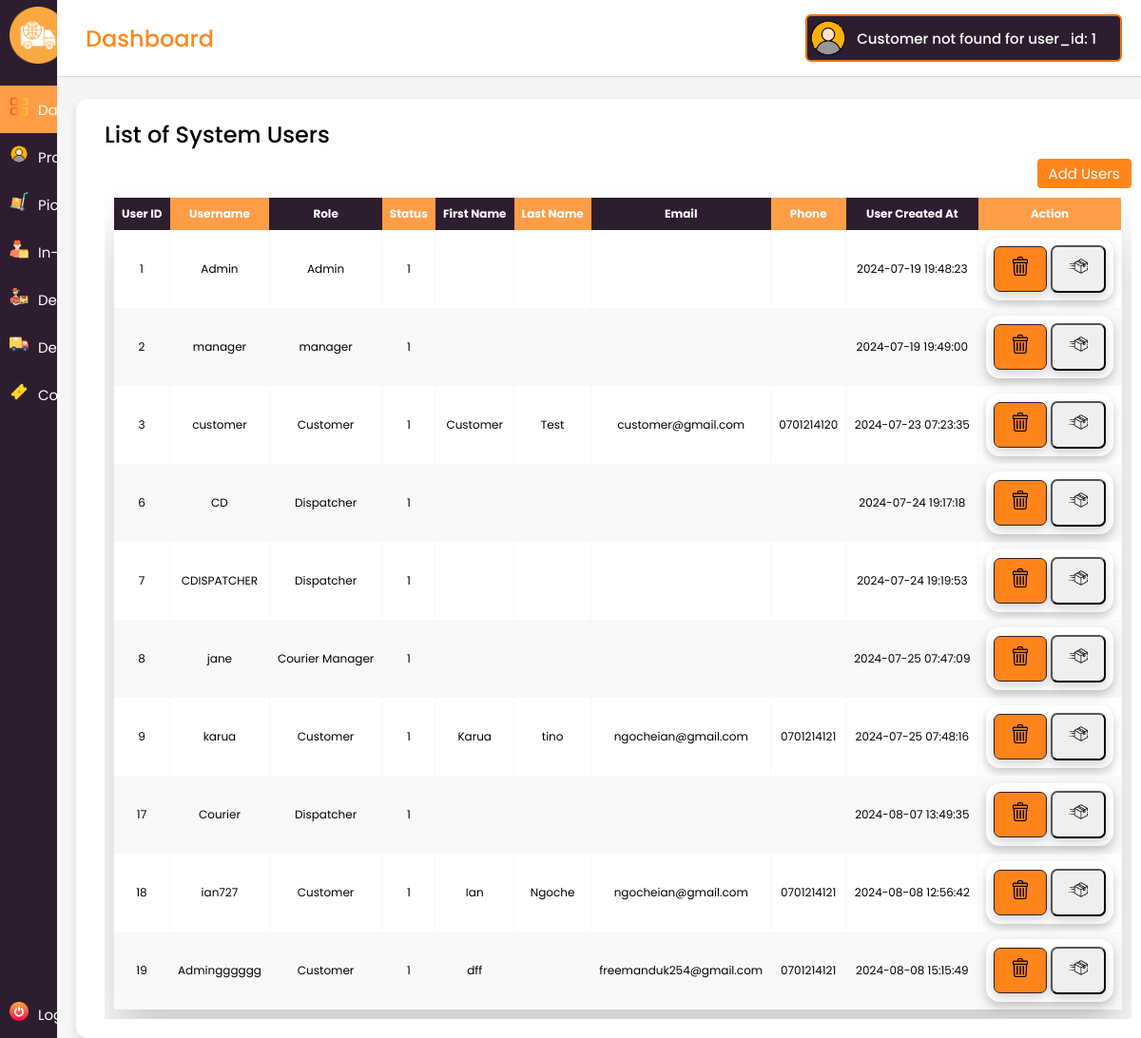
The page /main/courier/all_customers.php (signed in) on the database its author committed.
### tables this page shows
CREATE TABLE `users_tbl` (
  `id` int(11) NOT NULL,
  `role` varchar(255) NOT NULL,
  `username` varchar(50) NOT NULL,
  `password` varchar(255) NOT NULL,
  `created_at` timestamp NOT NULL DEFAULT current_timestamp(),
  `Status` int(11) DEFAULT NULL
);

CREATE TABLE `customers` (
  `id` int(11) NOT NULL,
  `user_id` int(11) NOT NULL,
  `first_name` varchar(50) NOT NULL,
  `last_name` varchar(50) NOT NULL,
  `email` varchar(100) NOT NULL,
  `phone` varchar(20) DEFAULT NULL,
  `created_at` timestamp NOT NULL DEFAULT current_timestamp()
);

### main/courier/all_customers.php (the view)
<?php
include('includes/header.php');
$sql = "
SELECT
    users_tbl.id AS user_id,
    users_tbl.username,
    users_tbl.role,
    users_tbl.status,
    customers.first_name,
    customers.last_name,
    customers.email,
    customers.phone,
    users_tbl.created_at AS user_created_at
FROM
    users_tbl
LEFT JOIN
    customers
ON
    users_tbl.id = customers.user_id
ORDER BY
    users_tbl.id ASC";
$result = $conn->query($sql);
?>
<div class="main-box">
    <div class="section-box box">
        <div class="title-box">List of System Users</div>
        <div class="box-details">
            <ul class="details">
                <li class="topic">
                    <div class="button">
                        <a href="add_customer.php">Add Users</a>
                    </div>
                </li>
                <div class="table-wrapper">
                    <table class="fl-table">
                        <thead>
                            <tr>
                                <th>User ID</th>
                                <th>Username</th>
                                <th>Role</th>
                                <th>Status</th>
                                <th>First Name</th>
                                <th>Last Name</th>
                                <th>Email</th>
                                <th>Phone</th>
                                <th>User Created At</th>
                                <th>Action</th>
                            </tr>
                        </thead>
                        <tbody>
                            <?php
                            if ($result->num_rows > 0) {
                                while($row = $result->fetch_assoc()) {
                                    echo "<tr>";
                                    echo "<td>" . $row['user_id'] . "</td>";
                                    echo "<td>" . $row['username'] . "</td>";
                                    echo "<td>" . $row['role'] . "</td>";
                                    echo "<td>" . $row['status'] . "</td>";
                                    echo "<td>" . $row['first_name'] . "</td>";
                                    echo "<td>" . $row['last_name'] . "</td>";
                                    echo "<td>" . $row['email'] . "</td>";
                                    echo "<td>" . $row['phone'] . "</td>";
                                    echo "<td>" . $row['user_created_at'] . "</td>";
                                    echo "<td>
                                            <div class='multi-button'>
                                                <button class='btn-tbl' id='cut'>
                                                    <span>
                                                        <div class='icon-img'>
                                                            <img src='assets/img/icons/trash.png' alt='' />
                                                        </div>
                                                    </span>
                                                </button>
                                                <form action='edit_customer.php' method='post' style='display:inline;'>
                                                <input type='hidden' name='customer_id' value='<?php echo $client_id; ?>' />
                                                <button type='submit' class='btn-tbl generate-consignment-btn'>
                                                    <span>
                                                        <div class='icon-img'>
                                                            <img src='assets/img/icons/delivery (1).png' alt='Generate Consignment' />
                                                        </div>
                                                    </span>
                                                </button>
                                            </form>
                                            </div>
                                          </td>";
                                    echo "</tr>";
                                }
                            } else {
                                echo "<tr><td colspan='10'>No records found</td></tr>";
                            }
                            ?>
                        </tbody>
                    </table>
                </div>
            </ul>
        </div>
    </div>
</div>
<?php include('includes/footer.php'); ?>

### main/courier/assets/css/style.css (style rules this page uses)
:root { --white-color: #ffffff; --custom-gray-color: #d5d5d5; --dark-purple: #2D1E2F; --custom-primary-color: #ff851b; --custom-primary-hover-color: #FF9D47; --custom-text-color: #F57200; --text-dark: #000; --danger: #fa0808; --danger-hover: #f82b2b; --success: #015012; }
* { margin: 0; padding: 0; box-sizing: border-box; font-family: 'Poppins', sans-serif; }
body { min-height: 100%; }
.home-content .main-box { display: flex; justify-content: space-between; }
.home-content .main-box .section-box { width: auto; background: #fff; padding: 20px 30px; margin: 0 20px; border-radius: 12px; box-shadow: 0 5px 10px rgba(0, 0, 0, 0.1); }
.home-content .main-box .box-details { align-items: center; justify-content: space-between; width: auto; min-height: 50vh; overflow: auto; }
.main-box .box .title-box { font-size: 24px; font-weight: 500; }
.main-box .box-details li.topic { font-size: 20px; font-weight: 500; }
.main-box .box-details li { list-style: none; margin: 8px 0; }
.main-box .box-details li a { font-size: 18px; color: #333; font-size: 400; text-decoration: none; }
.main-box .box .button { width: 100%; display: flex; justify-content: flex-end; }
.main-box .box .button a { color: #fff; background: var(--custom-primary-color); padding: 4px 12px; font-size: 15px; font-weight: 400; border-radius: 4px; text-decoration: none; transition: all 0.3s ease; }
.table-wrapper { margin: 10px; box-shadow: 0px 35px 50px rgba( 0, 0, 0, 0.2 ); }
.fl-table { border-radius: 5px; font-size: 12px; font-weight: normal; border: none; border-collapse: collapse; width: 100%; max-width: 100%; white-space: nowrap; background-color: white; }
.fl-table td, .fl-table th { text-align: center; padding: 8px; }
.fl-table td { border-right: 1px solid #f8f8f8; font-size: 12px; }
.fl-table thead th { color: #ffffff; background: var(--custom-primary-hover-color); }
.fl-table thead th:nth-child(odd) { color: #ffffff; background: var(--dark-purple); }
.fl-table tr:nth-child(even) { background: #F8F8F8; }
.multi-button { background-color: white; border: 1px solid white; border-radius: 14px; padding: 7px; box-shadow: 0 4px 8px 0 rgba(0, 0, 0, 0.1), 0 6px 15px 0 rgba(0, 0, 0, 0.1); place-items: center; }
#cut { background-color: var(--custom-primary-color); border: 1px solid var(--dark-purple); }
.btn-tbl { box-shadow: 0 4px 8px 0 rgba(0, 0, 0, 0.09), 0 6px 15px 0 rgba(0, 0, 0, 0.09); padding: 10px 17px 10px 17px; font: 15px Ubuntu; color: white; border-radius: 7px; }
.btn-tbl .icon-img img { margin: 0; width: 20px; height: 20px; }
.btn-tbl span { cursor: pointer; display: inline-block; position: relative; transition: 0.5s; }
.btn-tbl span:after { position: absolute; opacity: 0; top: 0; right: -20px; transition: 0.5s; }
#cut span:after { font-family: FontAwesome; }

### rows shown on the page
users_tbl: id "1", username "Admin", role "Admin", Status "1", created_at "2024-07-19 19:48:23"
users_tbl: id "2", username "manager", role "manager", Status "1", created_at "2024-07-19 19:49:00"
customers: user "3", user.username "customer", user.role "Customer", user.Status "1", first_name "Customer", last_name "Test", email "customer@gmail.com", phone "0701214120", user.created_at "2024-07-23 07:23:35"
users_tbl: id "6", username "CD", role "Dispatcher", Status "1", created_at "2024-07-24 19:17:18"
users_tbl: id "7", username "CDISPATCHER", role "Dispatcher", Status "1", created_at "2024-07-24 19:19:53"
users_tbl: id "8", username "jane", role "Courier Manager", Status "1", created_at "2024-07-25 07:47:09"
customers: user "9", user.username "karua", user.role "Customer", user.Status "1", first_name "Karua", last_name "tino", email "ngocheian@gmail.com", phone "0701214121", user.created_at "2024-07-25 07:48:16"
users_tbl: id "17", username "Courier", role "Dispatcher", Status "1", created_at "2024-08-07 13:49:35"
customers: user "18", user.username "ian727", user.role "Customer", user.Status "1", first_name "Ian", last_name "Ngoche", email "ngocheian@gmail.com", phone "0701214121", user.created_at "2024-08-08 12:56:42"
customers: user "19", user.username "Admingggggg", user.role "Customer", user.Status "1", first_name "dff", email "freemanduk254@gmail.com", phone "0701214121", user.created_at "2024-08-08 15:15:49"

### other values the page prints
$user_id "1"
